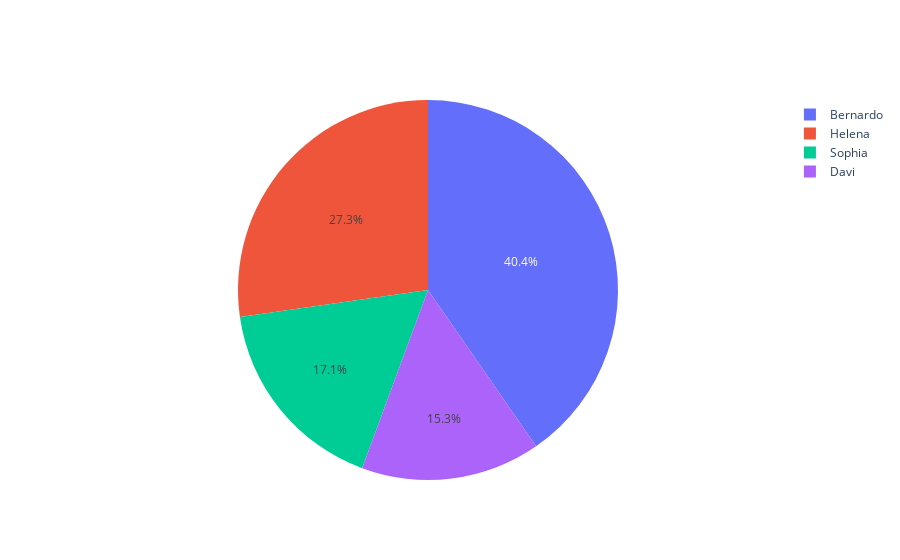

The cell this chart's notebook holds for it:
### Code cell
fig = go.Figure()


fig.add_trace(go.Pie(labels=lista_consultores, values=lista_valores))

fig.show()

### Figure 1 — Plotly figure (JSON) as saved in the notebook; plotly's stock layout.template omitted (floating-point values rounded to 4 significant figures)
{"data": [{"labels": ["Davi", "Helena", "Sophia", "Bernardo"], "type": "pie", "values": [84000000, 150000000, 94000000, 222000000]}], "layout": {}}
